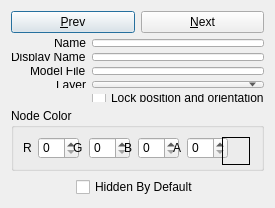
<?xml version="1.0" encoding="UTF-8"?>
<ui version="4.0">
 <class>fso::fred::dialogs::JumpNodeEditorDialog</class>
 <widget class="QDialog" name="fso::fred::dialogs::JumpNodeEditorDialog">
  <property name="enabled">
   <bool>true</bool>
  </property>
  <property name="geometry">
   <rect>
    <x>0</x>
    <y>0</y>
    <width>275</width>
    <height>208</height>
   </rect>
  </property>
  <property name="minimumSize">
   <size>
    <width>275</width>
    <height>208</height>
   </size>
  </property>
  <property name="windowTitle">
   <string>Jump Node Editor</string>
  </property>
  <layout class="QVBoxLayout" name="verticalLayout_2">
   <item>
    <layout class="QVBoxLayout" name="verticalLayout">
     <item>
      <layout class="QHBoxLayout" name="navigationLayout">
       <item>
        <widget class="QPushButton" name="prevNodeButton">
         <property name="text">
          <string>&amp;Prev</string>
         </property>
        </widget>
       </item>
       <item>
        <widget class="QPushButton" name="nextNodeButton">
         <property name="text">
          <string>&amp;Next</string>
         </property>
        </widget>
       </item>
      </layout>
     </item>
     <item>
      <layout class="QFormLayout" name="formLayout_3">
       <property name="labelAlignment">
        <set>Qt::AlignRight|Qt::AlignTrailing|Qt::AlignVCenter</set>
       </property>
       <item row="0" column="0">
        <widget class="QLabel" name="nameLabel">
         <property name="text">
          <string>Name</string>
         </property>
        </widget>
       </item>
       <item row="0" column="1">
        <widget class="QLineEdit" name="nameLineEdit"/>
       </item>
       <item row="1" column="0">
        <widget class="QLabel" name="displayNameLabel">
         <property name="text">
          <string>Display Name</string>
         </property>
        </widget>
       </item>
       <item row="1" column="1">
        <widget class="QLineEdit" name="displayNameLineEdit"/>
       </item>
       <item row="2" column="0">
        <widget class="QLabel" name="modelFileLabel">
         <property name="text">
          <string>Model File</string>
         </property>
        </widget>
       </item>
       <item row="2" column="1">
        <widget class="QLineEdit" name="modelFileLineEdit"/>
       </item>
       <item row="3" column="0">
        <widget class="QLabel" name="layerLabel">
         <property name="text">
          <string>Layer</string>
         </property>
        </widget>
       </item>
       <item row="3" column="1">
        <widget class="QComboBox" name="layerCombo"/>
       </item>
       <item row="4" column="1">
        <widget class="QCheckBox" name="transformLockCheck">
         <property name="toolTip">
          <string>Locked jump nodes stay where they are: dragging, the transform toolbar, and the Orient editor leave them alone.</string>
         </property>
         <property name="text">
          <string>Lock position and orientation</string>
         </property>
        </widget>
       </item>
      </layout>
     </item>
     <item>
      <widget class="QGroupBox" name="groupBox">
       <property name="title">
        <string>Node Color</string>
       </property>
       <layout class="QHBoxLayout" name="horizontalLayout">
        <item>
         <widget class="QLabel" name="redLabel">
          <property name="text">
           <string>R</string>
          </property>
         </widget>
        </item>
        <item>
         <widget class="QSpinBox" name="redSpinBox">
          <property name="minimumSize">
           <size>
            <width>41</width>
            <height>0</height>
           </size>
          </property>
          <property name="maximum">
           <number>255</number>
          </property>
          <property name="value">
           <number>0</number>
          </property>
         </widget>
        </item>
        <item>
         <widget class="QLabel" name="greenLabel">
          <property name="text">
           <string>G</string>
          </property>
         </widget>
        </item>
        <item>
         <widget class="QSpinBox" name="greenSpinBox">
          <property name="minimumSize">
           <size>
            <width>41</width>
            <height>0</height>
           </size>
          </property>
          <property name="maximum">
           <number>255</number>
          </property>
          <property name="value">
           <number>0</number>
          </property>
         </widget>
        </item>
        <item>
         <widget class="QLabel" name="blueLabel">
          <property name="text">
           <string>B</string>
          </property>
         </widget>
        </item>
        <item>
         <widget class="QSpinBox" name="blueSpinBox">
          <property name="minimumSize">
           <size>
            <width>41</width>
            <height>0</height>
           </size>
          </property>
          <property name="maximum">
           <number>255</number>
          </property>
          <property name="value">
           <number>0</number>
          </property>
         </widget>
        </item>
        <item>
         <widget class="QLabel" name="alphaLabel">
          <property name="text">
           <string>A</string>
          </property>
         </widget>
        </item>
        <item>
         <widget class="QSpinBox" name="alphaSpinBox">
          <property name="minimumSize">
           <size>
            <width>41</width>
            <height>0</height>
           </size>
          </property>
          <property name="maximum">
           <number>255</number>
          </property>
          <property name="value">
           <number>0</number>
          </property>
         </widget>
        </item>
        <item>
         <widget class="QLabel" name="colorSwatch">
          <property name="minimumSize">
           <size>
            <width>28</width>
            <height>28</height>
           </size>
          </property>
          <property name="frameShape">
           <enum>QFrame::Box</enum>
          </property>
          <property name="text">
           <string/>
          </property>
         </widget>
        </item>
       </layout>
      </widget>
     </item>
     <item>
      <layout class="QHBoxLayout" name="horizontalLayout_2">
       <item>
        <spacer name="horizontalSpacer_2">
         <property name="orientation">
          <enum>Qt::Horizontal</enum>
         </property>
         <property name="sizeHint" stdset="0">
          <size>
           <width>40</width>
           <height>20</height>
          </size>
         </property>
        </spacer>
       </item>
       <item>
        <widget class="QCheckBox" name="hiddenByDefaultCheckBox">
         <property name="text">
          <string>Hidden By Default</string>
         </property>
        </widget>
       </item>
       <item>
        <spacer name="horizontalSpacer">
         <property name="orientation">
          <enum>Qt::Horizontal</enum>
         </property>
         <property name="sizeHint" stdset="0">
          <size>
           <width>40</width>
           <height>20</height>
          </size>
         </property>
        </spacer>
       </item>
      </layout>
     </item>
    </layout>
   </item>
  </layout>
 </widget>
 <resources/>
 <connections/>
</ui>
